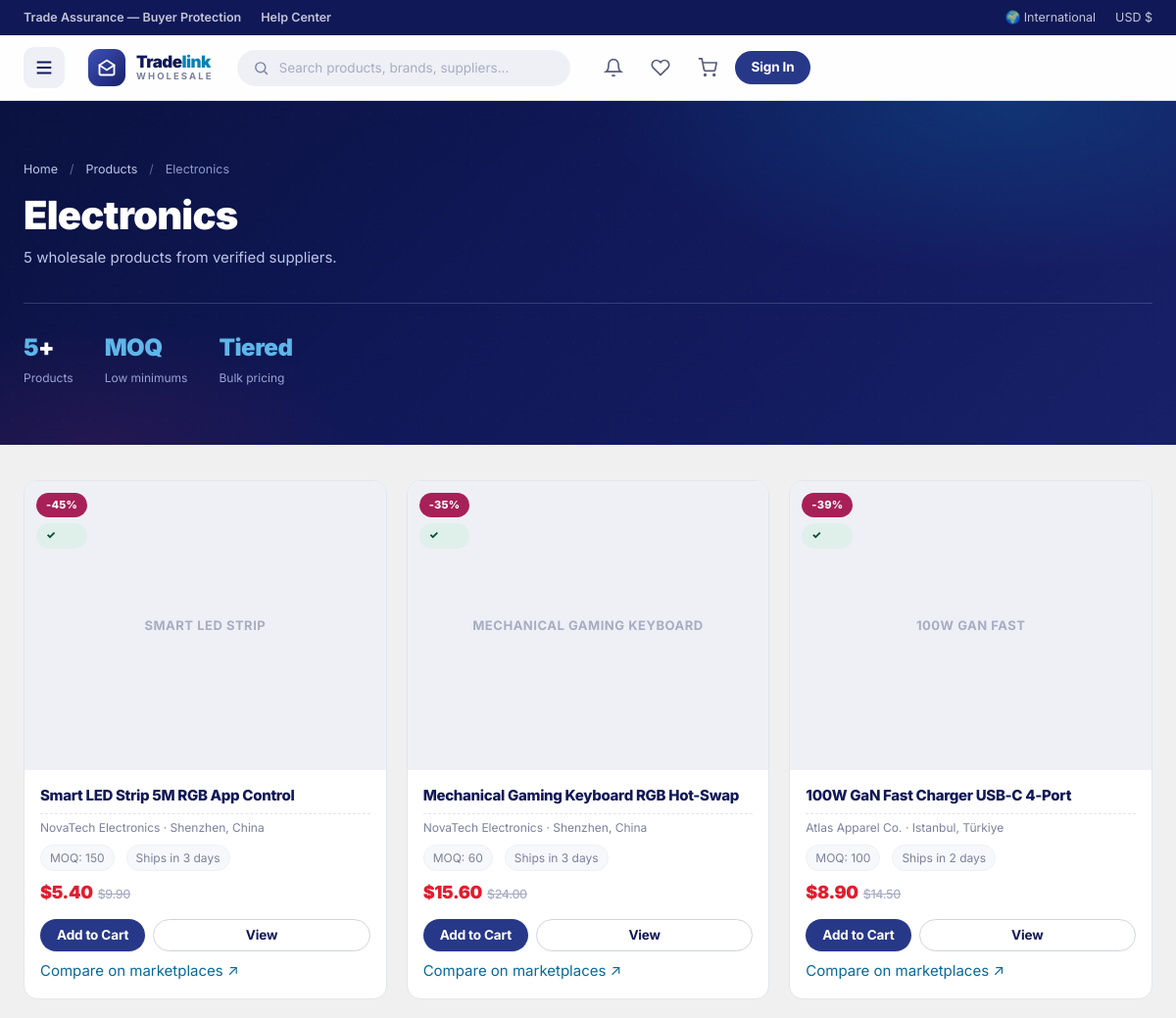
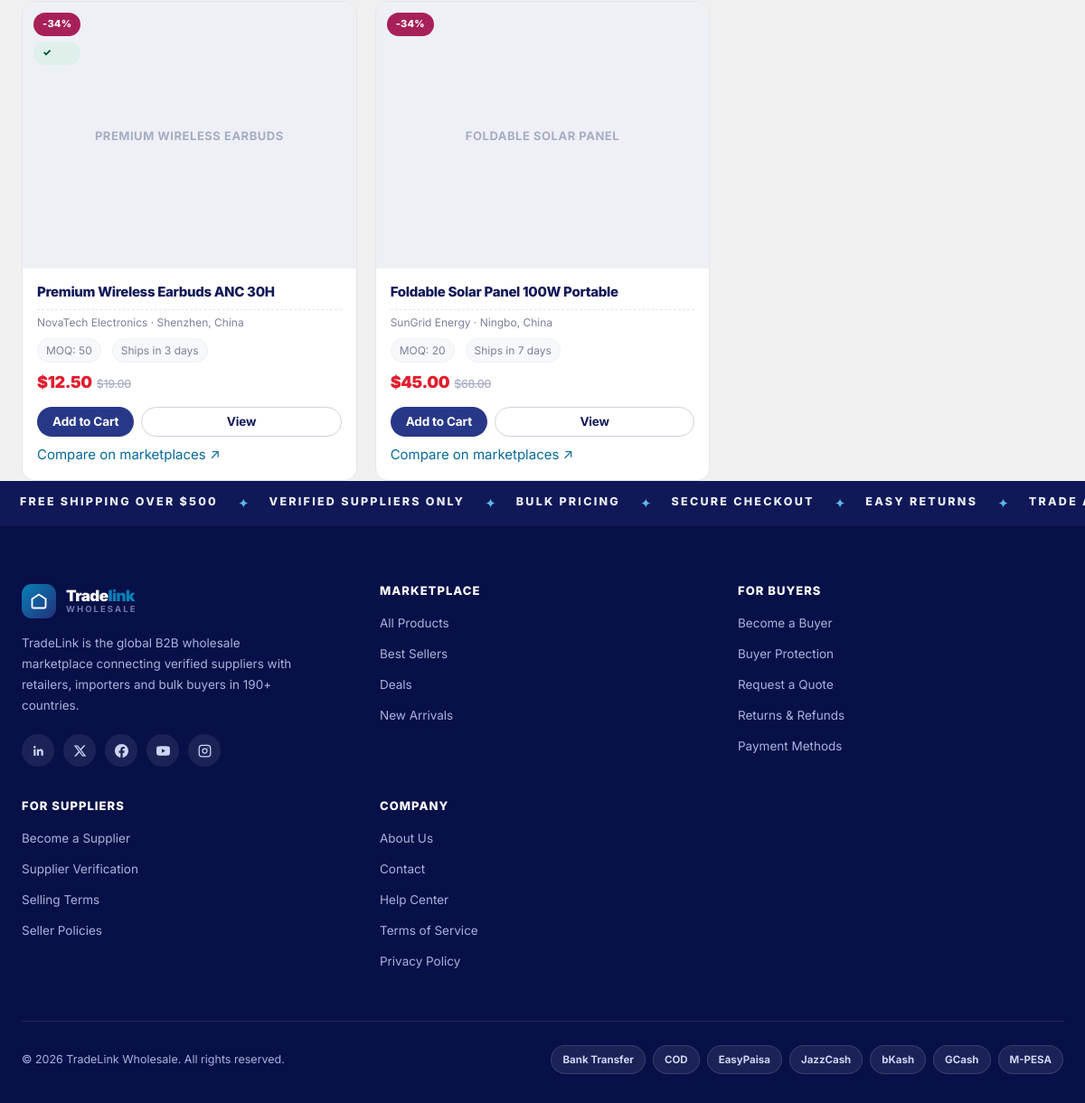
Page /category/electronics on the committed database (2 pictures, top to bottom).
### tables this page shows
CREATE TABLE categories (
    id INTEGER PRIMARY KEY AUTOINCREMENT,
    name TEXT UNIQUE NOT NULL,
    slug TEXT UNIQUE NOT NULL,
    icon TEXT DEFAULT '',
    sort_order INTEGER DEFAULT 0
);

CREATE TABLE products (
    id INTEGER PRIMARY KEY AUTOINCREMENT,
    supplier_id INTEGER NOT NULL REFERENCES suppliers(id),
    category_id INTEGER NOT NULL REFERENCES categories(id),
    name TEXT NOT NULL,
    slug TEXT UNIQUE NOT NULL,
    sku TEXT,
    description TEXT DEFAULT '',
    specifications TEXT DEFAULT '',
    moq INTEGER DEFAULT 50,
    price REAL NOT NULL DEFAULT 0,
    old_price REAL,
    stock INTEGER DEFAULT 0,
    low_stock_threshold INTEGER DEFAULT 20,
    status TEXT DEFAULT 'pending',  -- pending | approved | rejected
    image TEXT DEFAULT '',
    ship_time TEXT DEFAULT 'Ships in 3-5 days',
    views INTEGER DEFAULT 0,
    sold INTEGER DEFAULT 0,
    created_at TEXT DEFAULT (datetime('now'))
);

CREATE TABLE suppliers (
    id INTEGER PRIMARY KEY AUTOINCREMENT,
    user_id INTEGER UNIQUE NOT NULL REFERENCES users(id),
    company_name TEXT NOT NULL,
    slug TEXT UNIQUE NOT NULL,
    country TEXT NOT NULL,
    years_in_business INTEGER DEFAULT 1,
    business_type TEXT DEFAULT 'Manufacturer',
    description TEXT DEFAULT '',
    certifications TEXT DEFAULT '',
    verification_status TEXT DEFAULT 'pending', -- pending | under_review | verified | rejected
    response_rate INTEGER DEFAULT 95,
    response_time TEXT DEFAULT '4h',
    rating_avg REAL DEFAULT 0,
    rating_count INTEGER DEFAULT 0,
    orders_completed INTEGER DEFAULT 0,
    created_at TEXT DEFAULT (datetime('now'))
);

### app.py (the view)
@app.route("/category/<slug>")
def category(slug):
    cat = g.db.execute("SELECT * FROM categories WHERE slug=?", (slug,)).fetchone()
    if not cat:
        abort(404)
    items = g.db.execute(
        """SELECT p.*, s.company_name, s.country AS s_country, s.verification_status
           FROM products p JOIN suppliers s ON s.id=p.supplier_id
           WHERE p.category_id=? AND p.status='approved' ORDER BY p.sold DESC""", (cat["id"],)).fetchall()
    return render_template("category.html", cat=cat, items=items)

### app.py (called while the page is built, shortened)
@app.before_request
def before():
    g.db = get_db()
    g.user = None
    if session.get("uid"):
        g.user = g.db.execute("SELECT * FROM users WHERE id=?", (session["uid"],)).fetchone()
        if g.user is None:
            session.clear()
    g.cart_count = 0
    g.notif_count = 0
    if g.user:
        g.cart_count = g.db.execute("SELECT COALESCE(SUM(qty),0) c FROM carts WHERE user_id=?", (g.user["id"],)).fetchone()["c"]
        g.notif_count = g.db.execute("SELECT COUNT(*) c FROM notifications WHERE user_id=? AND is_read=0", (g.user["id"],)).fetchone()["c"]

@app.context_processor
def inject_globals():
    def mkts(name):
        q = urllib.parse.quote_plus(name)
        return [
            ("Alibaba", f"https://www.alibaba.com/trade/search?SearchText={q}"),
            ("DHGate", f"https://www.dhgate.com/wholesale/search.do?key={q}"),
            ("Made-in-China", f"https://www.made-in-china.com/products-search/hot-china-products/{q}/"),
            ("1688", f"https://s.1688.com/selloffer/offer_search.htm?keywords={q}"),
        ]
    return {"PAYMENT_PROVIDERS": PAYMENT_PROVIDERS, "ORDER_LABELS": ORDER_LABELS,
            "now": datetime.utcnow(), "flash_categories": {"success": "success", "error": "error", "info": "info"},
            "mkts": mkts, "merchant_email": MERCHANT_EMAIL, "smtp_ready": SMTP_READY,
            "cart_drawer": _cart_drawer_data()}

def _cart_drawer_data():
    if not g.user or g.user["role"] != "customer":
        return None

### db.py (called while the page is built)
def get_db():
    conn = sqlite3.connect(DB_PATH)
    conn.row_factory = sqlite3.Row
    conn.execute("PRAGMA foreign_keys = ON")
    return conn

### templates/category.html (shortened to what this page needs)
{% extends "base.html" %}
{% block content %}
<div class="page-band">
  <div class="container">
    <nav class="breadcrumb">
      <a href="{{ url_for('home') }}">Home</a><span class="sep">/</span>
      <a href="{{ url_for('products') }}">Products</a><span class="sep">/</span>
      <span>{{ cat.name }}</span>
    </nav>
    <h1>{{ cat.name }}</h1>
    <p>{{ items|length }} wholesale products from verified suppliers.</p>
    <div class="band-stats">
      <div class="band-stat"><b><em>{{ items|length }}</em>+</b><span>Products</span></div>
      <div class="band-stat"><b><em>MOQ</em></b><span>Low minimums</span></div>
      <div class="band-stat"><b><em>Tiered</em></b><span>Bulk pricing</span></div>
    </div>
  </div>
</div>
<div class="container" style="padding-top:36px">
  {% if items %}
  <div class="grid">
    {% for p in items %}
    <article class="card">
      <div class="card__media">
        <div class="ph">{{ p.name.split(' ')[:3]|join(' ') }}</div>
        <div class="card__badges">
          {% if p.old_price %}<span class="badge badge-sale">-{{ ((1 - p.price/p.old_price)*100)|round|int }}%</span>{% endif %}
          {% if p.verification_status == 'verified' %}<span class="badge badge-verified">✓</span>{% endif %}
        </div>
      </div>
      <div class="card__body">
        <h3 class="card__title"><a href="{{ url_for('product', slug=p.slug) }}">{{ p.name }}</a></h3>
        <div class="card__supplier"><span>{{ p.company_name }} · {{ p.s_country }}</span></div>
        <div class="card__meta"><span>MOQ: {{ p.moq }}</span><span>{{ p.ship_time }}</span></div>
        <div class="price-row">
          <span class="card__price">${{ '%.2f'|format(p.price) }}{% if p.old_price %}<small>${{ '%.2f'|format(p.old_price) }}</small>{% endif %}</span>
        </div>
        <div class="card__actions">
          <form method="post" action="{{ url_for('cart_add') }}">
            <button class="btn btn-primary btn-sm" style="width:100%">Add to Cart</button>
          </form>
          <a class="btn btn-outline btn-sm" href="{{ url_for('product', slug=p.slug) }}">View</a>
        </div>
        {% include "_mkt_card.html" %}
      </div>
    </article>
    {% endfor %}
  </div>
  {% else %}
  <div class="empty"><h3>No products in this category yet</h3><p>Check back soon or browse all products.</p></div>
  {% endif %}
</div>
{% endblock %}

### templates/_mkt_card.html
{% set prod = item if item is defined else p %}
<a class="mkt-card" href="{{ mkts(prod.name)[0][1] }}" target="_blank" rel="noopener nofollow"
   title="Compare on Alibaba, DHGate, Made-in-China, 1688 — opens external search for {{ prod.name }}">Compare on marketplaces ↗</a>

### rows in the picture
categories: name "Electronics"
products: name.split "SMART LED STRIP", ((1-p.price/p.old_price)*100)|round|int "45", name "Smart LED Strip 5M RGB App Control", company_name "NovaTech Electronics", s_country "Shenzhen, China", moq "150", ship_time "Ships in 3 days", price "5.40", old_price "9.90"
products: name.split "MECHANICAL GAMING KEYBOARD", ((1-p.price/p.old_price)*100)|round|int "35", name "Mechanical Gaming Keyboard RGB Hot-Swap", company_name "NovaTech Electronics", s_country "Shenzhen, China", moq "60", ship_time "Ships in 3 days", price "15.60", old_price "24.00"
products: name.split "100W GAN FAST", ((1-p.price/p.old_price)*100)|round|int "39", name "100W GaN Fast Charger USB-C 4-Port", company_name "Atlas Apparel Co.", s_country "Istanbul, Türkiye", moq "100", ship_time "Ships in 2 days", price "8.90", old_price "14.50"
products: name.split "PREMIUM WIRELESS EARBUDS", ((1-p.price/p.old_price)*100)|round|int "34", name "Premium Wireless Earbuds ANC 30H", company_name "NovaTech Electronics", s_country "Shenzhen, China", moq "50", ship_time "Ships in 3 days", price "12.50", old_price "19.00"
products: name.split "FOLDABLE SOLAR PANEL", ((1-p.price/p.old_price)*100)|round|int "34", name "Foldable Solar Panel 100W Portable", company_name "SunGrid Energy", s_country "Ningbo, China", moq "20", ship_time "Ships in 7 days", price "45.00", old_price "68.00"

### other values in the picture
{{ g.user.country if g.user else 'International' }} "International"
{{ items|length }} "5"
